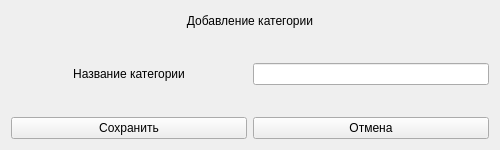
<?xml version="1.0" encoding="UTF-8"?>
<ui version="4.0">
 <class>addcategory_window</class>
 <widget class="QWidget" name="addcategory_window">
  <property name="geometry">
   <rect>
    <x>0</x>
    <y>0</y>
    <width>500</width>
    <height>150</height>
   </rect>
  </property>
  <property name="windowTitle">
   <string>Form</string>
  </property>
  <layout class="QGridLayout" name="gridLayout">
   <item row="1" column="0" colspan="2">
    <widget class="QLabel" name="freespace1">
     <property name="text">
      <string/>
     </property>
    </widget>
   </item>
   <item row="4" column="0">
    <widget class="QPushButton" name="addCategory_Button">
     <property name="text">
      <string>Сохранить</string>
     </property>
    </widget>
   </item>
   <item row="2" column="1">
    <widget class="QLineEdit" name="Name_addcategory">
     <property name="sizePolicy">
      <sizepolicy hsizetype="Preferred" vsizetype="Fixed">
       <horstretch>0</horstretch>
       <verstretch>0</verstretch>
      </sizepolicy>
     </property>
    </widget>
   </item>
   <item row="4" column="1">
    <widget class="QPushButton" name="cancel_Button">
     <property name="text">
      <string>Отмена</string>
     </property>
    </widget>
   </item>
   <item row="3" column="0" colspan="2">
    <widget class="QLabel" name="freespace2">
     <property name="palette">
      <palette>
       <active>
        <colorrole role="WindowText">
         <brush brushstyle="SolidPattern">
          <color alpha="255">
           <red>255</red>
           <green>0</green>
           <blue>0</blue>
          </color>
         </brush>
        </colorrole>
       </active>
       <inactive>
        <colorrole role="WindowText">
         <brush brushstyle="SolidPattern">
          <color alpha="255">
           <red>255</red>
           <green>0</green>
           <blue>0</blue>
          </color>
         </brush>
        </colorrole>
       </inactive>
       <disabled>
        <colorrole role="WindowText">
         <brush brushstyle="SolidPattern">
          <color alpha="96">
           <red>164</red>
           <green>166</green>
           <blue>168</blue>
          </color>
         </brush>
        </colorrole>
       </disabled>
      </palette>
     </property>
     <property name="font">
      <font>
       <stylestrategy>PreferAntialias</stylestrategy>
      </font>
     </property>
     <property name="text">
      <string/>
     </property>
     <property name="alignment">
      <set>Qt::AlignCenter</set>
     </property>
    </widget>
   </item>
   <item row="0" column="0" colspan="2">
    <widget class="QLabel" name="label">
     <property name="text">
      <string>Добавление категории</string>
     </property>
     <property name="alignment">
      <set>Qt::AlignCenter</set>
     </property>
    </widget>
   </item>
   <item row="2" column="0">
    <widget class="QLabel" name="label_2">
     <property name="minimumSize">
      <size>
       <width>200</width>
       <height>0</height>
      </size>
     </property>
     <property name="text">
      <string>Название категории</string>
     </property>
     <property name="alignment">
      <set>Qt::AlignCenter</set>
     </property>
     <property name="margin">
      <number>0</number>
     </property>
    </widget>
   </item>
  </layout>
 </widget>
 <resources/>
 <connections/>
</ui>
